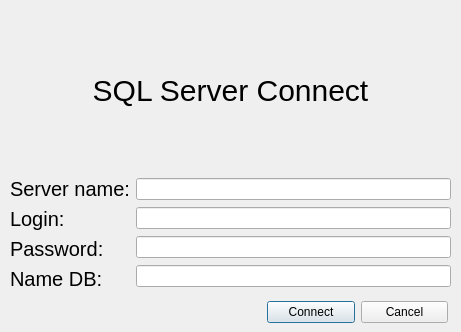
<?xml version="1.0" encoding="UTF-8"?>
<ui version="4.0">
 <class>Login</class>
 <widget class="QDialog" name="Login">
  <property name="geometry">
   <rect>
    <x>0</x>
    <y>0</y>
    <width>461</width>
    <height>332</height>
   </rect>
  </property>
  <property name="sizePolicy">
   <sizepolicy hsizetype="Fixed" vsizetype="Fixed">
    <horstretch>0</horstretch>
    <verstretch>0</verstretch>
   </sizepolicy>
  </property>
  <property name="windowTitle">
   <string>Connect to Server</string>
  </property>
  <widget class="QWidget" name="layoutWidget">
   <property name="geometry">
    <rect>
     <x>10</x>
     <y>10</y>
     <width>441</width>
     <height>281</height>
    </rect>
   </property>
   <layout class="QVBoxLayout" name="verticalLayout_3">
    <item>
     <widget class="QLabel" name="ServerNameLabel_2">
      <property name="styleSheet">
       <string notr="true">font-size: 30px;
font-family: &quot;Times New Roman&quot;, Times, serif;</string>
      </property>
      <property name="text">
       <string>SQL Server Connect</string>
      </property>
      <property name="alignment">
       <set>Qt::AlignCenter</set>
      </property>
     </widget>
    </item>
    <item>
     <layout class="QHBoxLayout" name="horizontalLayout">
      <item>
       <layout class="QVBoxLayout" name="verticalLayout">
        <item>
         <widget class="QLabel" name="ServerNameLabel">
          <property name="styleSheet">
           <string notr="true">font-size: 20px;
font-family: &quot;Times New Roman&quot;, Times, serif;</string>
          </property>
          <property name="text">
           <string>Server name:</string>
          </property>
         </widget>
        </item>
        <item>
         <widget class="QLabel" name="LogLabel">
          <property name="styleSheet">
           <string notr="true">font-size: 20px;
font-family: &quot;Times New Roman&quot;, Times, serif;</string>
          </property>
          <property name="text">
           <string>Login:</string>
          </property>
         </widget>
        </item>
        <item>
         <widget class="QLabel" name="PassLabel">
          <property name="styleSheet">
           <string notr="true">font-size: 20px;
font-family: &quot;Times New Roman&quot;, Times, serif;</string>
          </property>
          <property name="text">
           <string>Password:</string>
          </property>
         </widget>
        </item>
        <item>
         <widget class="QLabel" name="NamedbLabel">
          <property name="styleSheet">
           <string notr="true">font-size: 20px;
font-family: &quot;Times New Roman&quot;, Times, serif;</string>
          </property>
          <property name="text">
           <string>Name DB:</string>
          </property>
         </widget>
        </item>
       </layout>
      </item>
      <item>
       <layout class="QVBoxLayout" name="verticalLayout_2">
        <item>
         <widget class="QLineEdit" name="ServerNameEdit"/>
        </item>
        <item>
         <widget class="QLineEdit" name="LogEdit"/>
        </item>
        <item>
         <widget class="QLineEdit" name="PassEdit"/>
        </item>
        <item>
         <widget class="QLineEdit" name="NamedbEdit"/>
        </item>
       </layout>
      </item>
     </layout>
    </item>
   </layout>
  </widget>
  <widget class="QWidget" name="layoutWidget">
   <property name="geometry">
    <rect>
     <x>267</x>
     <y>300</y>
     <width>181</width>
     <height>25</height>
    </rect>
   </property>
   <layout class="QHBoxLayout" name="horizontalLayout_2">
    <item>
     <widget class="QPushButton" name="Connect">
      <property name="text">
       <string>Connect</string>
      </property>
     </widget>
    </item>
    <item>
     <widget class="QPushButton" name="pushButton_2">
      <property name="text">
       <string>Cancel</string>
      </property>
     </widget>
    </item>
   </layout>
  </widget>
 </widget>
 <resources/>
 <connections/>
</ui>
